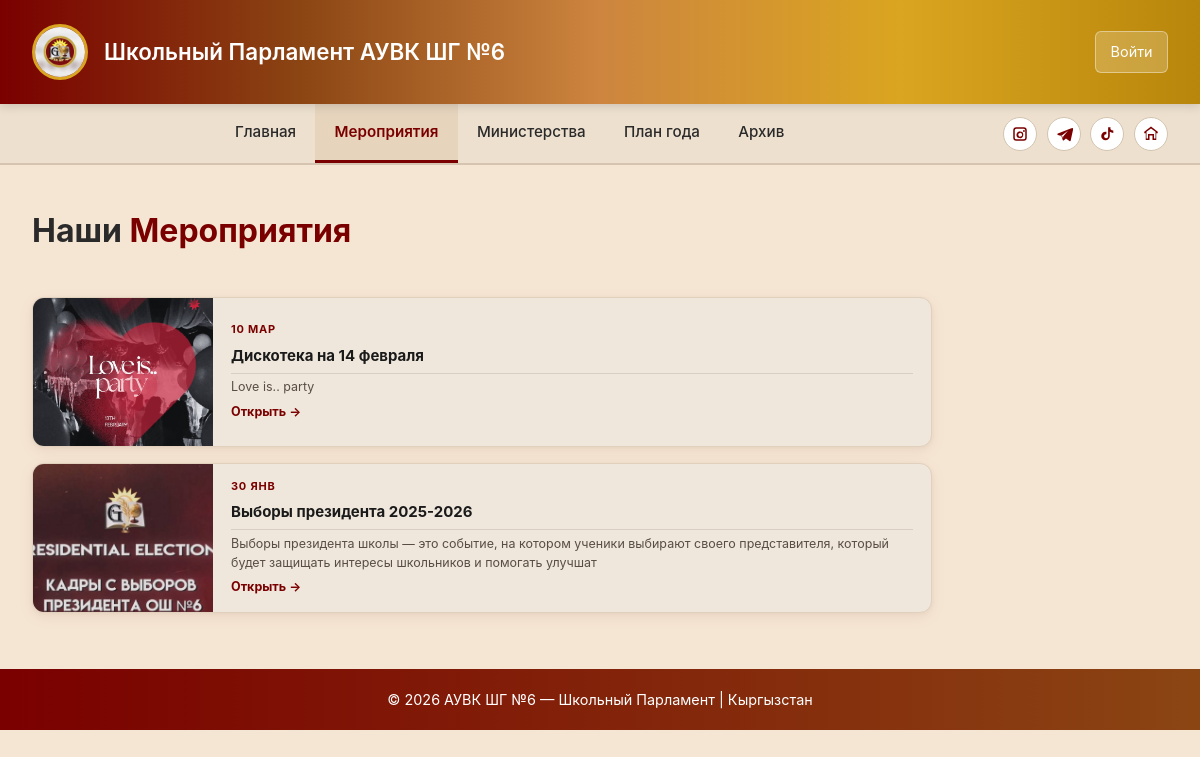
Before: /events/events/ with the older database file.
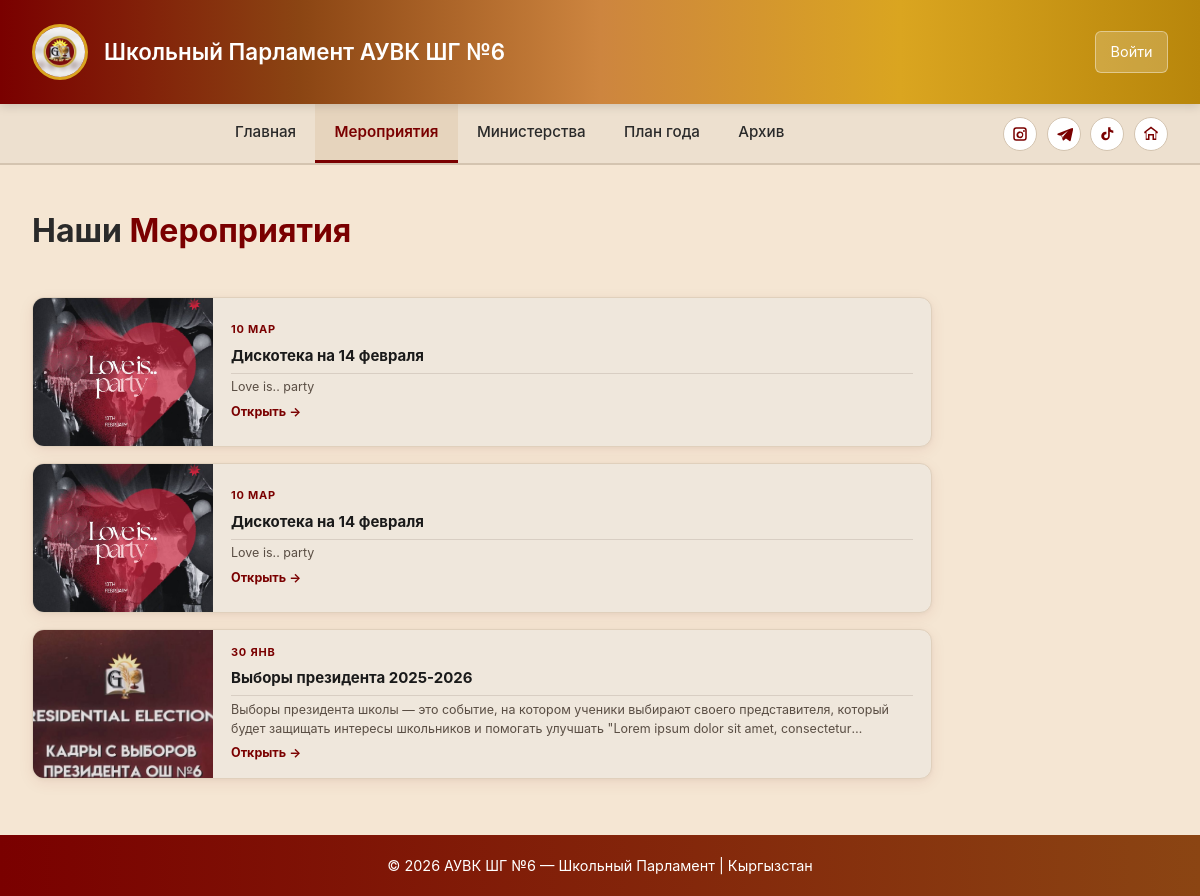
After: the same page with the newer database file.
### apps/events/models.py (models this page shows, shortened)
class EventBase(models.Model):
    date = models.DateField(blank=True,null=True)
    name = models.CharField(max_length=50)
    description = models.TextField(blank=True,max_length=1000)
    created_at = models.DateTimeField(auto_now_add=True)
    class Meta:
        abstract = True

class Events(EventBase):
    image = models.ImageField(upload_to='images',blank=False,null=True)
    class Meta:
        verbose_name = "Мероприятие"
        verbose_name_plural = "Мероприятия"
        ordering = ['-created_at']

### apps/events/views.py (the view)
# urls.py: path("events/", views.events_list_public, name="events_list_public"),
def events_list_public(request):
    events = Events.objects.all()
    return render(request, "events/events_list_public.html", {"events": events})

### templates/events/events_list_public.html (shortened to what this page needs)
{% extends "base_parlament.html" %}
{% block content %}
<div class="page-header">
    <h2>Наши <span>Мероприятия</span></h2>
</div>
<div class="events-list">
  {% for event in events %}
  <div class="event-card">
    {% if event.image %}
    <img src="{{ event.image.url }}" alt="{{ event.name }}" />
    {% endif %}
    <div class="event-body">
      <div class="event-meta">
        <span class="event-date">{{ event.date|date:"d M"|upper|default:"" }}</span>
      </div>
      <div class="event-title">{{ event.name }}</div>
      <p class="event-desc">{{ event.description }}</p>
      <a href="{% url 'event_detail_public' event.id %}" class="event-link">Открыть →</a>
    </div>
  </div>
  {% empty %}
  <p>Мероприятий пока нет.</p>
  {% endfor %}
</div>
{% endblock %}

Changed rows visible on the page:
added Events: image (picture), date "10 МАР", name "Дискотека на 14 февраля", description "Love is.. party"
changed Events "30 ЯНВ": description "Выборы президента школы — это событие, на котором ученики выбирают своего представителя, который будет защищать интересы школьников и помогать улучшат" → "…интересы школьников и помогать улучшать \"Lorem ipsum dolor sit amet,…"
